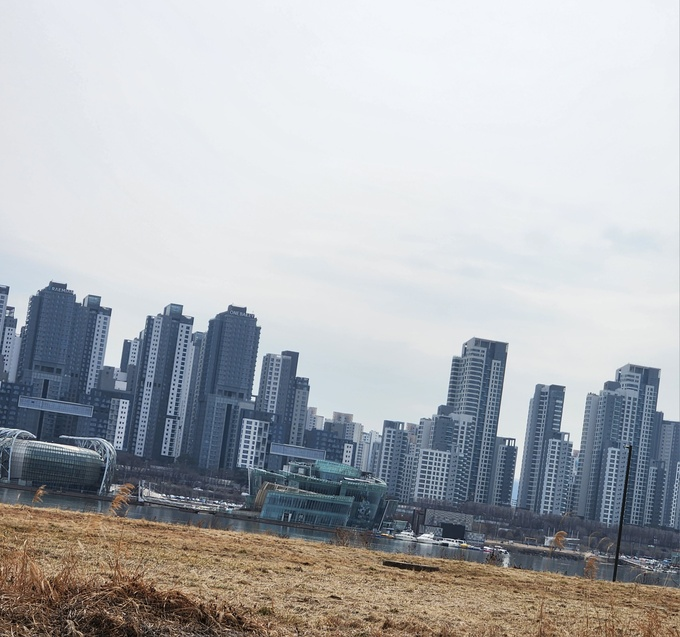
#> input picture unstitchedImages/KakaoTalk_20240323_205351770.jpg, 680 x 637 px, shrunk from 2805 x 2625 before the run; its folder holds 4 pictures in this run
$ jupyter execute ImageCV.ipynb
#> lines starting #> are read from the running program, lines starting #| are printed output that depends on the picture; after the words box and inside, x2 and y2 are one past the last pixel; in counts of white or black regions, pixels touching at a corner belong together
[cell 1]
#출처: https://github.com/niconielsen32/ComputerVision/blob/master/imageStitching/imageStitchingYT.py
import numpy as np
import cv2
import glob
import imutils

image_paths = glob.glob('unstitchedImages/*.jpg')
images = []


for image in image_paths:
    img = cv2.imread(image)
#> img is the input picture: shape (637, 680, 3); mean B, G, R 180.9, 177.5, 175.2
    images.append(img)
    #cv2.imshow("Image", img)
    cv2.waitKey(0)


imageStitcher = cv2.Stitcher_create()

error, stitched_img = imageStitcher.stitch(images)
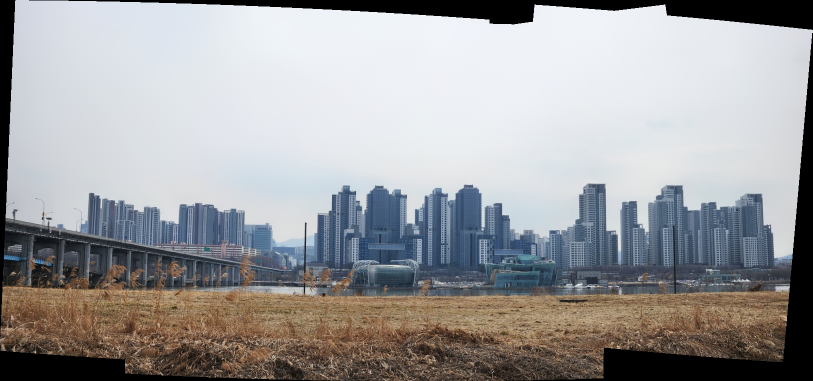
#> stitched_img: shape (762, 1625, 3) (shown at 1/2 size); mean of channels 0, 1, 2 158.3, 157, 157; drawn as B, G, R

if not error:

    cv2.imwrite("stitchedOutput.png", stitched_img)
    #cv2.imshow("Stitched Img", stitched_img)
    cv2.waitKey(0)


    stitched_img = cv2.copyMakeBorder(stitched_img, 10, 10, 10, 10, cv2.BORDER_CONSTANT, (0,0,0))
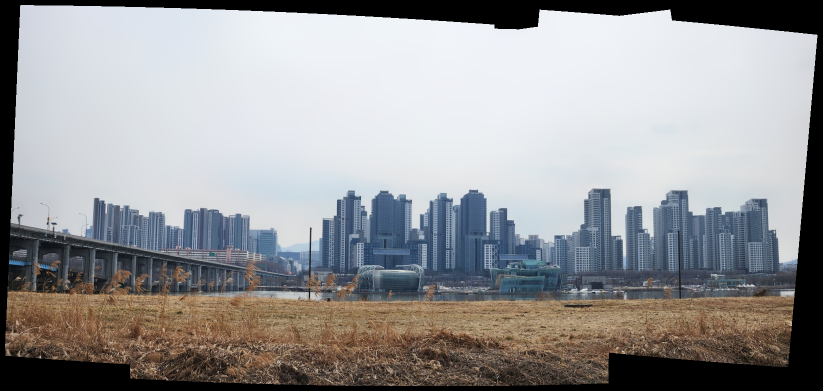
#> stitched_img: shape (782, 1645, 3) (shown at 1/2 size); mean of channels 0, 1, 2 152.3, 151.1, 151.1; drawn as B, G, R

    gray = cv2.cvtColor(stitched_img, cv2.COLOR_BGR2GRAY)
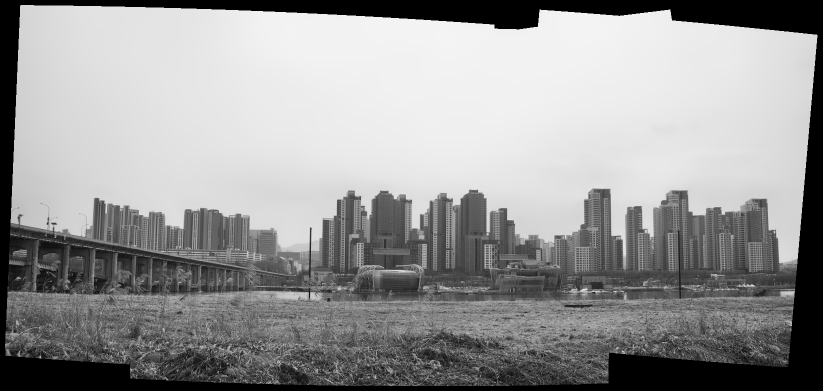
#> gray: shape (782, 1645) (shown at 1/2 size); min 0, max 245, mean 151.2
    thresh_img = cv2.threshold(gray, 0, 255 , cv2.THRESH_BINARY)[1]
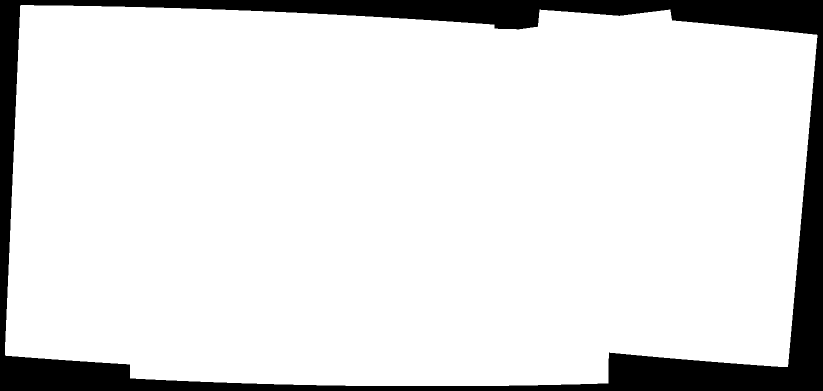
#> thresh_img: shape (782, 1645) (shown at 1/2 size); 88.3% white; 1 black region, box (x1, y1, x2, y2) and area: (0, 0, 1645, 782) 149964

    #cv2.imshow("Threshold Image", thresh_img)
    cv2.waitKey(0)

    contours = cv2.findContours(thresh_img.copy(), cv2.RETR_EXTERNAL, cv2.CHAIN_APPROX_SIMPLE)

    contours = imutils.grab_contours(contours)
    areaOI = max(contours, key=cv2.contourArea)

    mask = np.zeros(thresh_img.shape, dtype="uint8")
    x, y, w, h = cv2.boundingRect(areaOI)
    cv2.rectangle(mask, (x,y), (x + w, y + h), 255, -1)
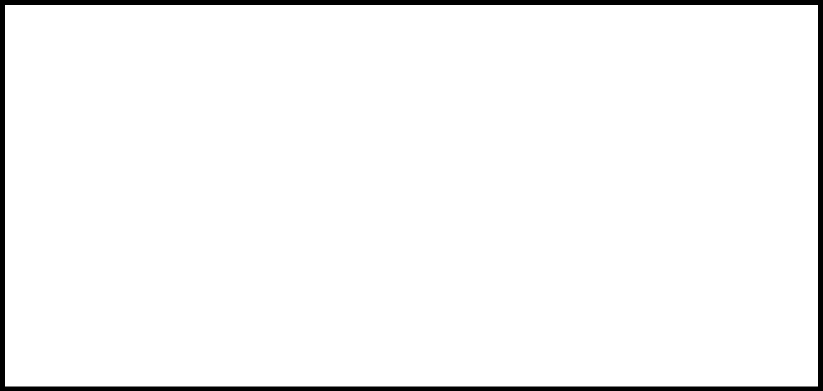
#> mask: shape (782, 1645) (shown at 1/2 size); 96.4% white; 1 black region, box (x1, y1, x2, y2) and area: (0, 0, 1645, 782) 45752

    minRectangle = mask.copy()
    sub = mask.copy()

    while cv2.countNonZero(sub) > 0:
        minRectangle = cv2.erode(minRectangle, None)
        sub = cv2.subtract(minRectangle, thresh_img)
#> this loop made 68 passes
#> pass 1, `minRectangle = cv2.erode(minRectangle, None)`:
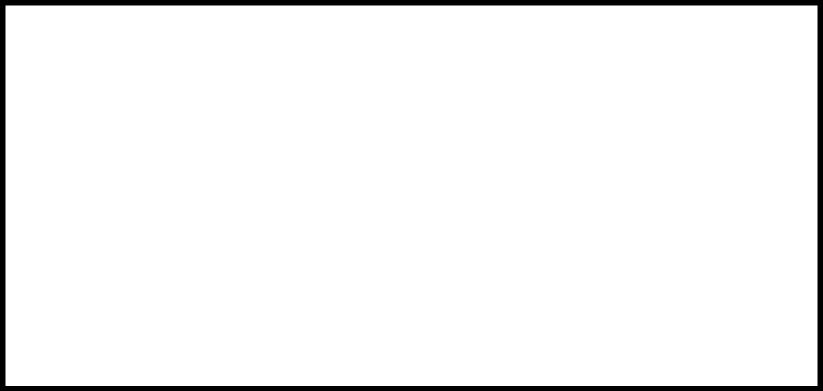
#> minRectangle: shape (782, 1645) (shown at 1/2 size); 96.1% white; 1 black region, box (x1, y1, x2, y2) and area: (0, 0, 1645, 782) 50526
#> pass 1, `sub = cv2.subtract(minRectangle, thresh_img)`:
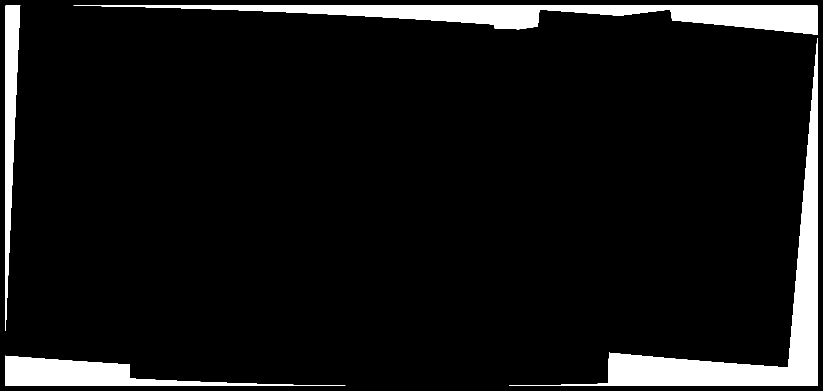
#> sub: shape (782, 1645) (shown at 1/2 size); 7.7% white; 4 white regions, box (x1, y1, x2, y2) and area: (1018, 76, 1635, 772) 40598, (147, 11, 1635, 70) 33546, (11, 711, 691, 772) 15572, (11, 11, 41, 662) 9776
#> pass 2, `sub = cv2.subtract(minRectangle, thresh_img)`:
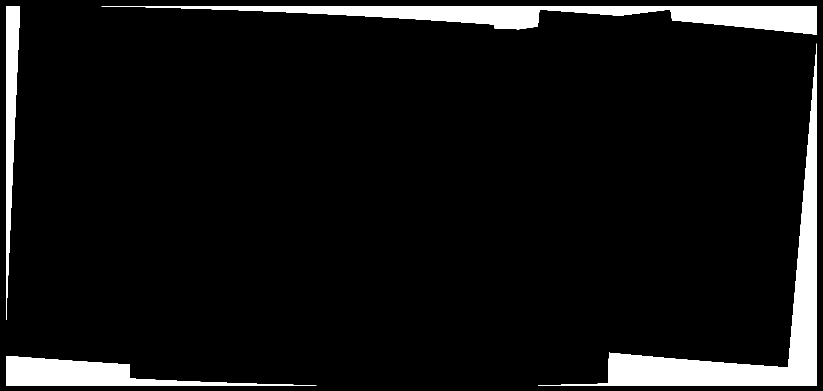
#> sub: shape (782, 1645) (shown at 1/2 size); 7.4% white; 4 white regions, box (x1, y1, x2, y2) and area: (1076, 87, 1634, 771) 39286, (203, 12, 1634, 69) 32000, (12, 712, 633, 771) 14832, (12, 12, 40, 640) 9096
#> after the loop:
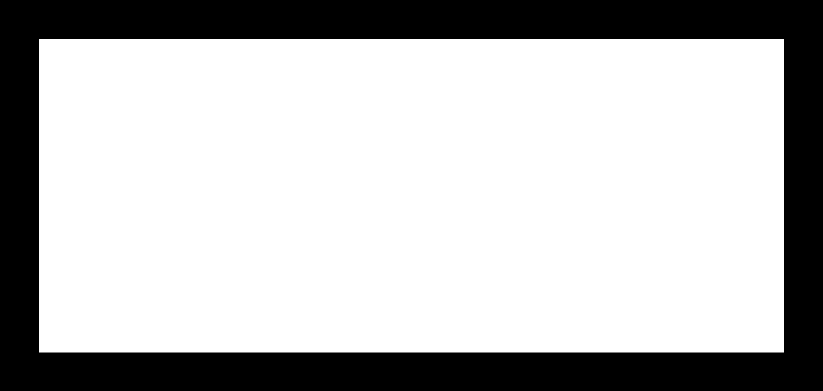
#> minRectangle: shape (782, 1645) (shown at 1/2 size); 72.6% white; 1 black region, box (x1, y1, x2, y2) and area: (0, 0, 1645, 782) 352160


    contours = cv2.findContours(minRectangle.copy(), cv2.RETR_EXTERNAL, cv2.CHAIN_APPROX_SIMPLE)

    contours = imutils.grab_contours(contours)
    areaOI = max(contours, key=cv2.contourArea)

    #cv2.imshow("minRectangle Image", minRectangle)
    cv2.waitKey(0)

    x, y, w, h = cv2.boundingRect(areaOI)

    stitched_img = stitched_img[y:y + h, x:x + w]
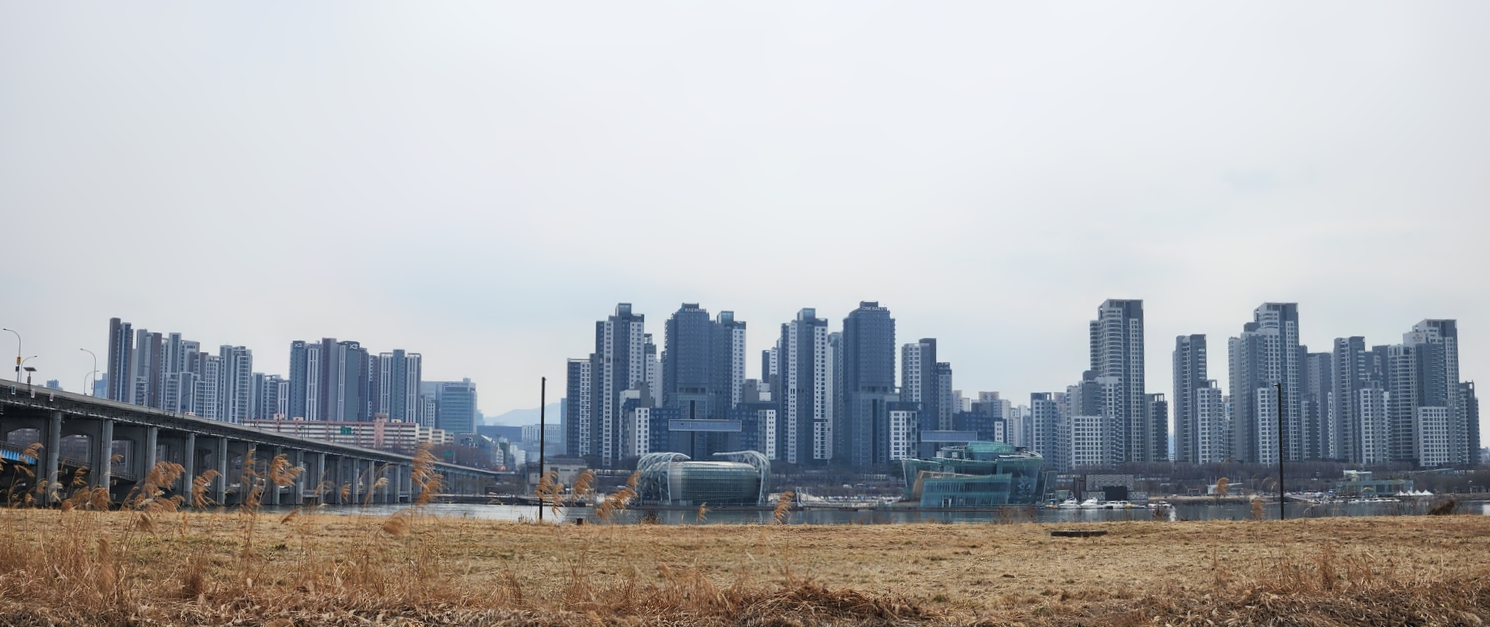
#> stitched_img: shape (627, 1490, 3); mean of channels 0, 1, 2 175.9, 173.7, 172.8; drawn as B, G, R


    cv2.imwrite("stitchedOutputProcessed.png", stitched_img)

    #cv2.imshow("Stitched Image Processed", stitched_img)

    cv2.waitKey(0)


else:
    print("Images could not be stitched!")
    print("Likely not enough keypoints being detected!")
